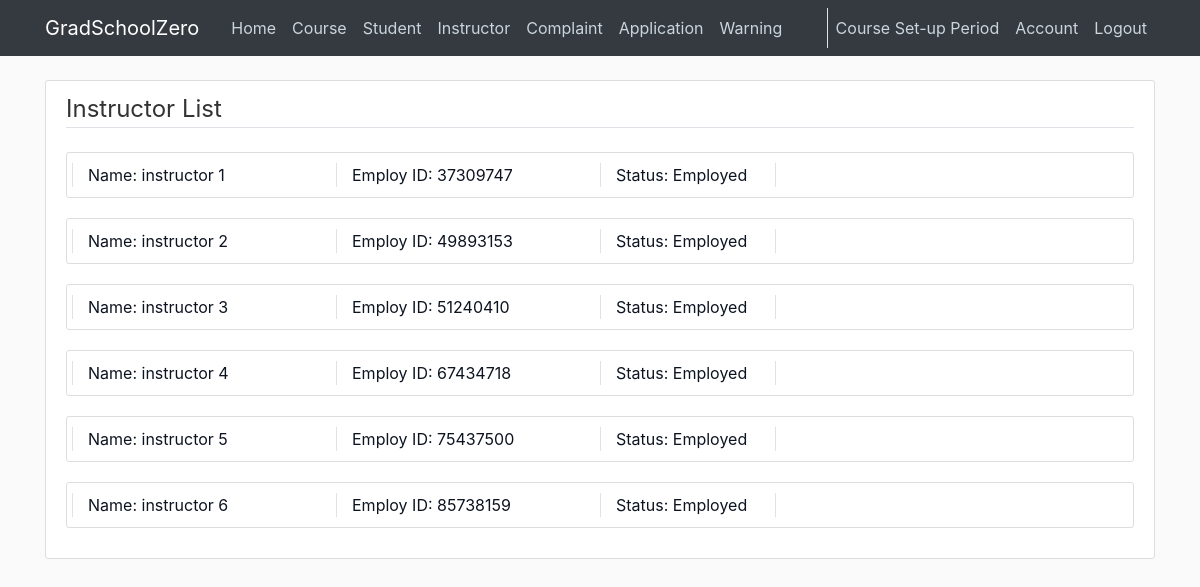
Screenshot of /instructor/list (signed in) with the database file from the repository.
### cunyzero/models.py (models this page shows, shortened)
class Period(db.Model):#set-up, registration, running, or grading period
    id = db.Column(db.Integer, primary_key=True)
    period = db.Column(db.Integer, nullable = False, default=0)#periods passed
    def getPeriodName(self):# returns set-up, registration, running, or grading period
        remainder = self.period % 4
        if remainder==0:
            return "Course Set-up Period"

class Instructor(db.Model):
    ownerId = db.Column(db.Integer, primary_key=True)
    status = db.Column(db.String(20), default='Employed')#fired, suspended, etc.
    firstname = db.Column(db.String(30), nullable=False)
    lastname = db.Column(db.String(30), nullable=False)
    warning = db.Column(db.Integer, nullable = False, default=0)
    user = db.relationship('User', backref='instructorOwner', lazy=True)
    warnings = db.relationship('Warning', backref='targetInstructor', lazy=True)
    courses = db.relationship('Course', backref='instructor', lazy=True)

### cunyzero/routes.py (the view)
@login_required
@app.route('/instructor/list', methods=['GET', 'POST'])
def instructor_manage():
    instructors = Instructor.query.all()
    return render_template("instructor-manage.html", title="Instructor Management", instructors=instructors)

### cunyzero/models.py (called while the page is built)
@login_manager.user_loader
def load_user(user_id):
    return User.query.get(int(user_id))

    def getPeriodName(self):
        return Period.query.all()[0].getPeriodName()

### cunyzero/templates/instructor-manage.html
{% extends "layout.html" %}
{% block content %}
    <div class="content-section">
        <legend class="border-bottom mb-4"> Instructor List </legend>
        {% for instructor in instructors%}
            <article class="btn-outline-info media content-section col-md-12">
                <a class="media-body row" style="text-decoration: none; color: #0d1421" href="{{ url_for('individual_review',role='Instructor',owner_id=instructor.ownerId)}}">
                    <div class="col-md-3 border-left">
                        Name: {{ instructor.firstname }} {{ instructor.lastname }}
                    </div>
                    <div class="col-md-3 border-left">
                        Employ ID:  {{ instructor.ownerId }}
                    </div>
                    <div class="col-md-2 border-left border-right">
                        Status: {{ instructor.status }}
                    </div>
                </a>
            </article>
        {% endfor %}
    </div>
{% endblock content %}

### cunyzero/templates/layout.html (shortened to what this page needs)
<!DOCTYPE html>
<html lang="en">
<head>
    <link rel="stylesheet" href="https://maxcdn.bootstrapcdn.com/bootstrap/4.0.0/css/bootstrap.min.css">
    <link rel="stylesheet" type="text/css" href="{{ url_for('static', filename='main.css') }}">
    <link rel="stylesheet" type="text/css" href="{{ url_for('static', filename='uicons-regular-rounded.css') }}">
</head>
<body id="bootstrap-overrides">
    <header class="site-header">
        <nav class="navbar navbar-expand-md navbar-dark bg-dark fixed-top">
            <div class="container">
                <a class="navbar-brand mr-4" href="/">GradSchoolZero</a>
                <div class="collapse navbar-collapse" id="navbarToggle">
                    <div class="navbar-nav mr-auto">
                        <a class="nav-item nav-link" href="{{ url_for('home') }}">Home</a>
                        {% if current_user.is_authenticated %}
                            {% if current_user.role == 'Visitor' %}
                                <a class="nav-item nav-link" href="{{ url_for('course_manage') }}">Course</a>
                                <a class="nav-item nav-link" href="{{ url_for('instructor_manage') }}">Instructor</a>
                            {% elif current_user.role == 'Admin' %}
                                <a class="nav-item nav-link" href="{{ url_for('course_manage') }}">Course</a>
                                <a class="nav-item nav-link" href="{{ url_for('student_manage') }}">Student</a>
                                <a class="nav-item nav-link" href="{{ url_for('instructor_manage') }}">Instructor</a>
                                <a class="nav-item nav-link" href="{{ url_for('complaint_manage') }}">Complaint</a>
                                <a class="nav-item nav-link" href="{{ url_for('application_manage') }}">Application</a>
                                <a class="nav-item nav-link" href="{{ url_for('review_warning_page') }}">Warning</a>
                            {% endif %}
                        {% endif %}
                    </div>
                    <div class="border-left navbar-nav">
                        {% if current_user.is_authenticated %}
                            {% if current_user.role == 'Visitor' %}
                                <a class="nav-item nav-link" href="{{ url_for('enrollment_application') }}">Enrollment</a>
                                <a class="nav-item nav-link" href="{{ url_for('logout') }}">Logout</a>
                            {% else %}
                                {% if current_user.role == "Admin" %}
                                    <a class="nav-item nav-link" href="{{ url_for('change_period') }}">{{current_user.getPeriodName()}}</a>
                                {% else %}
                                     <a class="nav-item nav-link">{{current_user.getPeriodName()}}</a>
                                {% endif %}
                                <a class="nav-item nav-link" href="{{ url_for('account') }}">Account</a>
                                <a class="nav-item nav-link" href="{{ url_for('logout') }}">Logout</a>
                            {% endif %}
                        {% else %}
                            <a class="nav-item nav-link" href="{{ url_for('login') }}">Login</a>
                            <a class="nav-item nav-link" href="{{ url_for('register') }}">Register</a>
                        {% endif %}
                    </div>
                </div>
            </div>
        </nav>
    </header>
    <main role="main" class="container">
        <div class="row">
            <div class="col-md-12">
                {% block content %}{% endblock %}
            </div>
        </div>
    </main>
</body>
</html>

### cunyzero/static/main.css (style rules this page uses)
body { background: #fafafa; color: #333333; margin-top: 5rem; }
.site-header .navbar-nav .nav-link { color: #cbd5db; }
.content-section { background: #ffffff; padding: 10px 20px; border: 1px solid #dddddd; border-radius: 3px; margin-bottom: 20px; }

### rows the page displays
Period: getPeriodName "Course Set-up Period"
Instructor: firstname "instructor", lastname "1", ownerId "37309747", status "Employed"
Instructor: firstname "instructor", lastname "2", ownerId "49893153", status "Employed"
Instructor: firstname "instructor", lastname "3", ownerId "51240410", status "Employed"
Instructor: firstname "instructor", lastname "4", ownerId "67434718", status "Employed"
Instructor: firstname "instructor", lastname "5", ownerId "75437500", status "Employed"
Instructor: firstname "instructor", lastname "6", ownerId "85738159", status "Employed"
